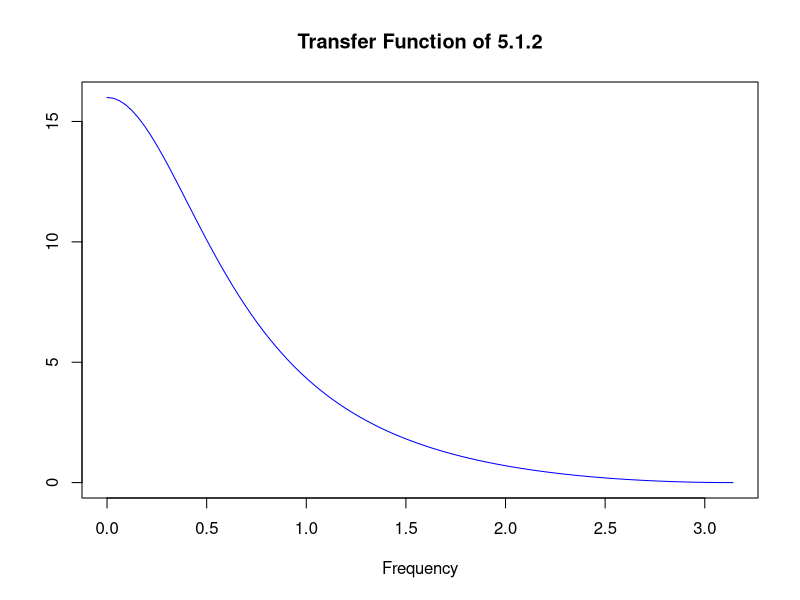
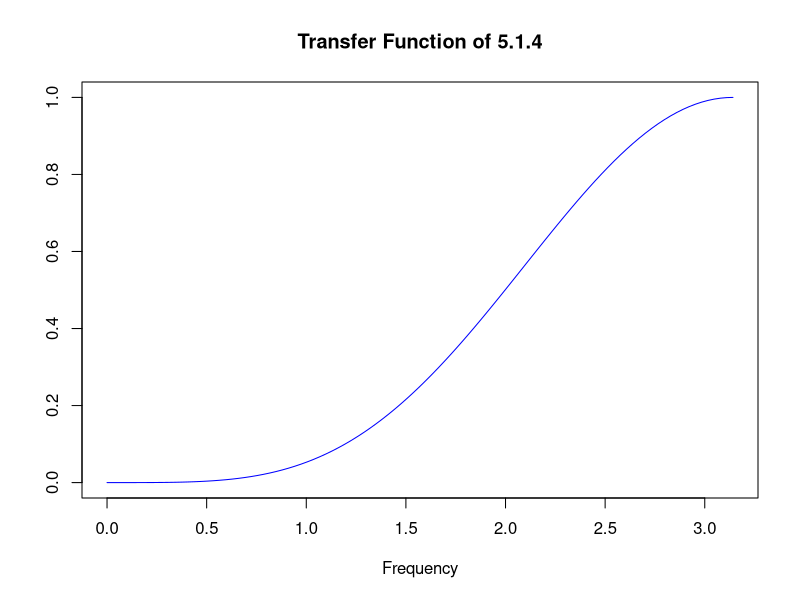
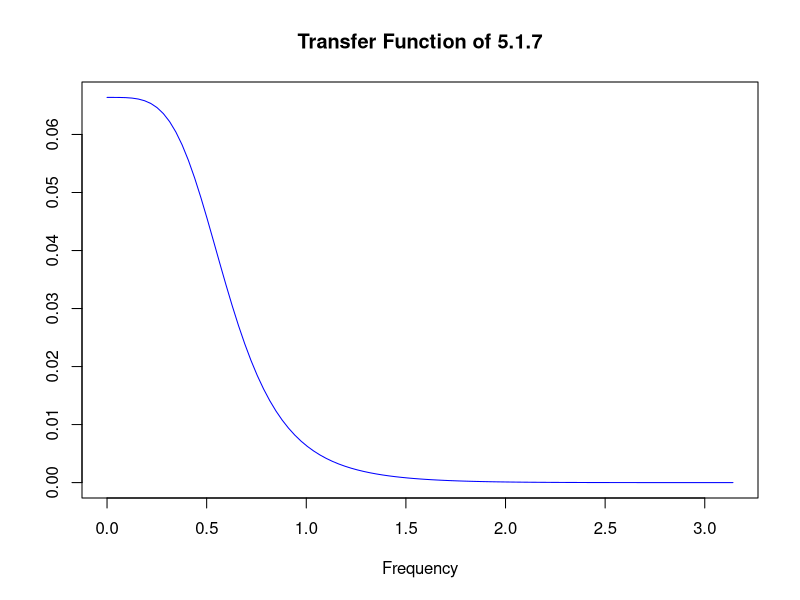
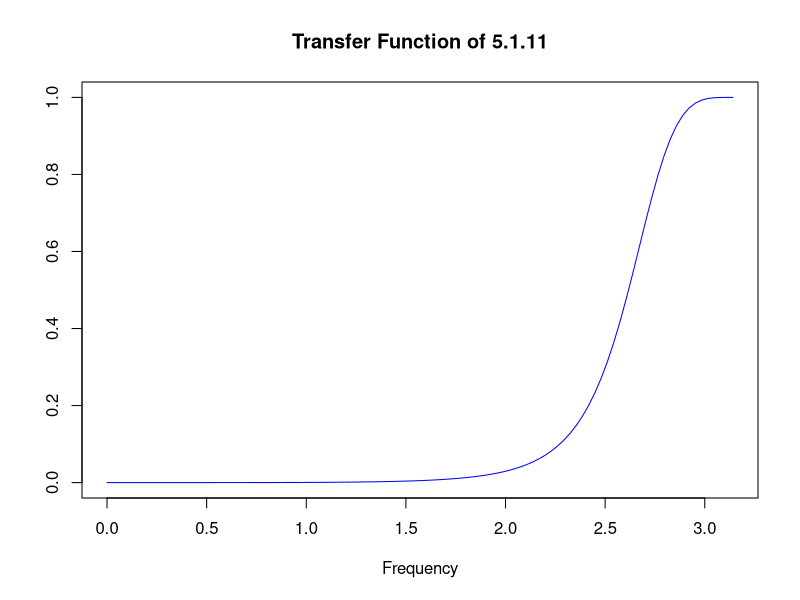
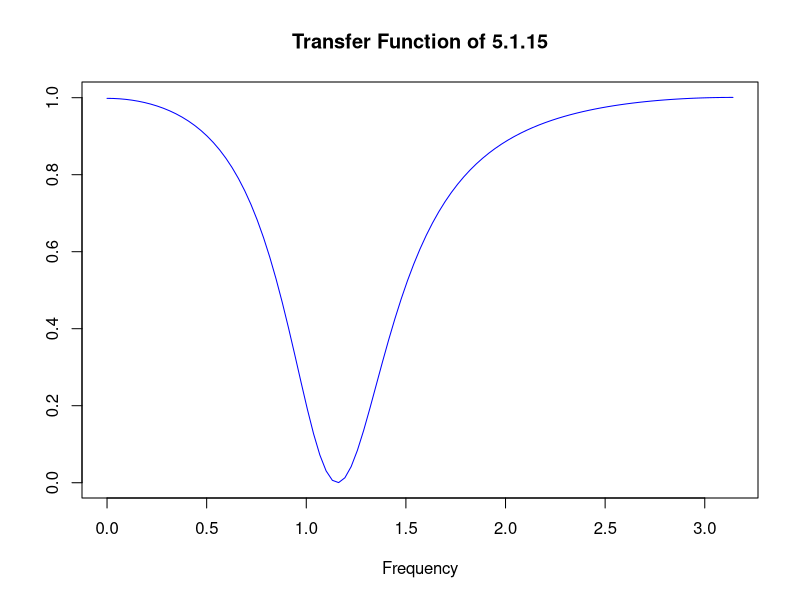
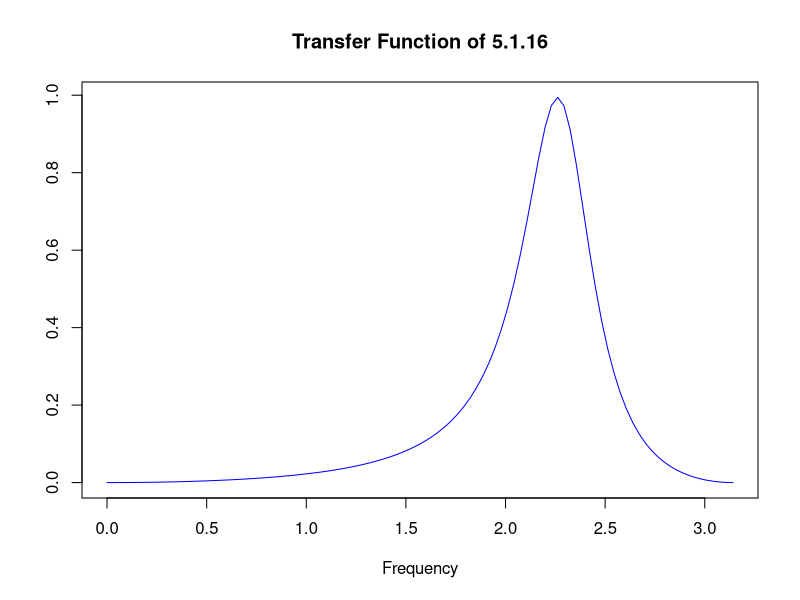

Recreate these plots in R, in order.
# plot the filters graph

# 5.1.2
filter = function(x) (2+2*cos(x))/(1.25-cos(x))
curve(filter, xlim = c(0, pi), main = "Transfer Function of 5.1.2", xlab = "Frequency", ylab = "", col = "blue")

# 5.1.4
filter = function(x) 0.25*(1-cos(x))*(1-cos(x))
curve(filter, xlim = c(0, pi), main = "Transfer Function of 5.1.4", xlab = "Frequency", ylab = "", col = "blue")

# 5.1.7
filter = function(x) 0.0004*(6+8*cos(x)+2*cos(2*x))/(3.847602-5.033202*cos(x)+1.282*cos(2*x))
curve(filter, xlim = c(0, pi), main = "Transfer Function of 5.1.7", xlab = "Frequency", ylab = "", col = "blue")

# 5.1.11
filter = function(x) 0.009801*(1-cos(x))*(1-cos(x))/(2.866884+3.78368*cos(x)+0.956*cos(2*x))
curve(filter, xlim = c(0, pi), main = "Transfer Function of 5.1.11", xlab = "Frequency", ylab = "", col = "blue")

# 5.1.15
filter = function(x) 0.570025*(2.648025-3.22*cos(x)+2*cos(2*x))/(1.628549-1.83314*cos(x)+1.02*cos(2*x))
curve(filter, xlim = c(0, pi), main = "Transfer Function of 5.1.15", xlab = "Frequency", ylab = "", col = "blue")

# 5.1.16
filter = function(x) 0.06125*(1-cos(2*x))/(2.525802+3.466198*cos(x)+1.298*cos(2*x))
curve(filter, xlim = c(0, pi), main = "Transfer Function of 5.1.16", xlab = "Frequency", ylab = "", col = "blue")
